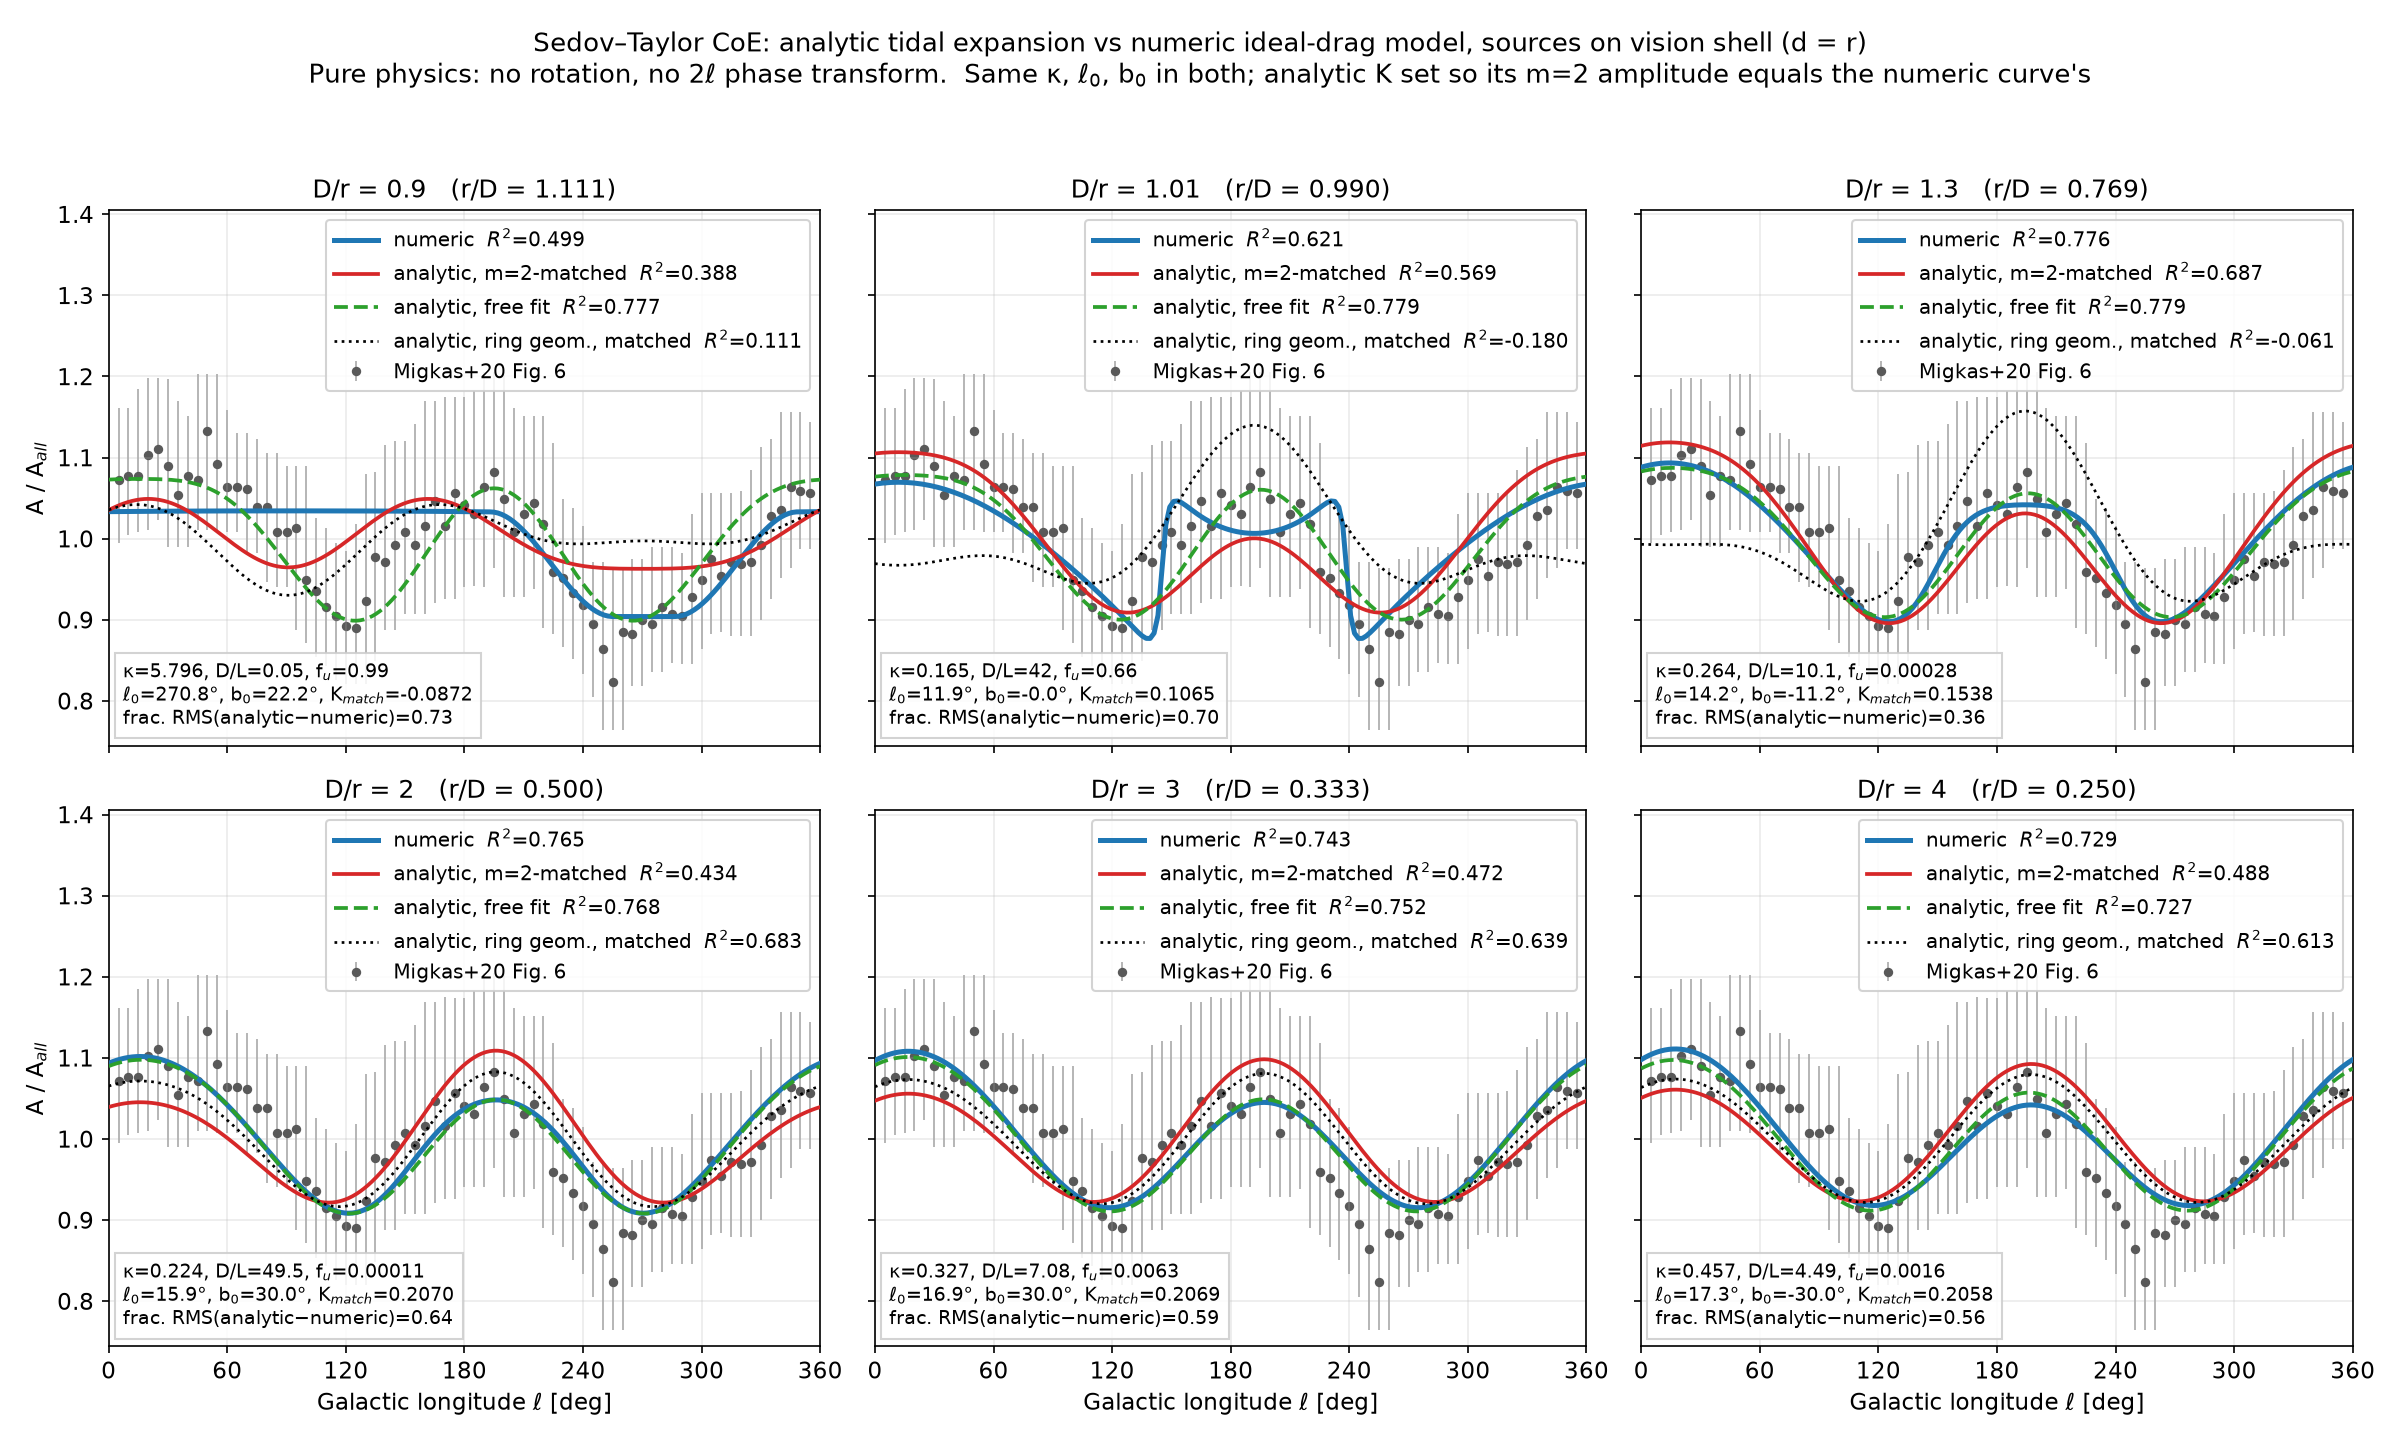

This chart was generated by the following Python code:
#!/usr/bin/env python3
"""Analytic (small r/D tidal expansion) vs NUMERIC (ideal-drag ST + time-integrated Gauss gravity,
exp core + floor, 90-deg sectors) CoE model for Migkas+2020 Fig. 6 A(l), at D/r = 0.9, 1.01, 1.3, 2, 3, 4.
Sources on the vision shell: d = r, eps = r/D = 1/(D/r).  Pure physics: no rotation / 2l phase transforms.

NUMERIC: r2_vs_Dr_density_families.py model (family a_exp_floor, kappa free, non-strict), params from
  R2_vs_Dr_1to10.json (D/r = 2, 3, 4; stored grid r in [0.02, 2] D, 80 pts) and from
  R2_numeric_Dr_0p9_1p01_1p3.json (fresh fits by fit_numeric_Dr_0p9_1p01_1p3.py; r grid [0.001, 2] D, 600 pts).
ANALYTIC: A/A_all = N[1 + K(3mu^2-1) + K eps(9/2 mu - 15/2 mu^3)], mu = n.D_hat (D_hat from CoE to us, same
  sign convention as the numeric code; this is the exact point-mass tidal series to O(eps)),
  mu = cos b cos b0 cos(l-l0) + sin b sin b0, averaged over 90-deg longitude sectors, |b|>20 cut, cos b weight
  (closed-form latitude moments as in papers/A_equals_fourier/solve_v2.py).
  (a) matched: same l0, b0 as numeric; N fixed by mean(A)=1 (numeric curve is mean-renormalised);
      K chosen so the analytic m=2 coefficient along cos 2(l-l0) equals the numeric curve's.
  (b) free: N, K, l0, b0 least-squares fit to the 71 data points at fixed eps.
  (c) diagnostic (table + thin dotted line): same expansion but evaluated in the numeric code's own sky
      geometry (single great circle mu = cos b0 cos(l-l0), same 181-pt 93.5-deg boxcar + renormalisation),
      m=2 matched the same way -> isolates the expansion error from the latitude-averaging difference.
  (d) reference (table only): the numeric H_obs pipeline fed a pure point-mass field u = -c/r^2 (c = 0.02, linear
      regime) at the same l0, b0, vs (c): pure truncation error of the O(eps) series, no profile effects.
      (Verified: -> 0 as eps -> 0, e.g. 0.001 at D/r = 10, b0 = 0, which also confirms the sign convention.)"""
import json, sys, numpy as np
import matplotlib; matplotlib.use("Agg"); import matplotlib.pyplot as plt
from scipy.optimize import least_squares
sys.path.insert(0, "/workspace/cosmology/figures")
import r2_vs_Dr_density_families as M
for f in ("a_exp_floor", "d_pure_exp"): M.FAM[f]["hi"][0] = 300.0
OUT = "/workspace/cosmology/figures/analytic_vs_numeric_Dr"
DRS = [0.9, 1.01, 1.3, 2.0, 3.0, 4.0]
d2r = np.pi / 180
dat = np.genfromtxt(M.CSV, delimiter=",", names=True)
l_d, A_d, elo, ehi = dat["l_deg"], dat["A_over_Aall"], dat["A_err_low"], dat["A_err_high"]
r2 = lambda p: float(1 - np.sum((A_d - p) ** 2) / np.sum((A_d - A_d.mean()) ** 2))

# ---------------- numeric params ----------------
stored = [r for r in json.load(open("/workspace/cosmology/figures/R2_vs_Dr_1to10.json"))["results"]
          if r["family"] == "a_exp_floor" and not r["strict_local_density"]]
new = json.load(open("/workspace/cosmology/figures/R2_numeric_Dr_0p9_1p01_1p3.json"))["results"]
def num_entry(Dr):
    for r in new:
        if abs(r["D_over_r"] - Dr) < 1e-9: return r, (0.001, 600), "fresh fit (R2_numeric_Dr_0p9_1p01_1p3.json)"
    for r in stored:
        if abs(r["D_over_r"] - Dr) < 1e-9: return r, (0.02, 80), "R2_vs_Dr_1to10.json"
    raise KeyError(Dr)

# ---------------- analytic, latitude-averaged closed form ----------------
bc, hp = 20 * d2r, np.pi / 2
Fi = lambda f: f(hp) - f(bc); nrm = Fi(np.sin)
c1 = Fi(lambda b: b / 2 + np.sin(2 * b) / 4) / nrm
c2 = Fi(lambda b: np.sin(b) - np.sin(b) ** 3 / 3) / nrm
c3 = Fi(lambda b: 3 * b / 8 + np.sin(2 * b) / 4 + np.sin(4 * b) / 32) / nrm
s2 = Fi(lambda b: np.sin(b) ** 3 / 3) / nrm
cs2 = Fi(lambda b: b / 8 - np.sin(4 * b) / 32) / nrm
W = {m: np.sin(m * np.pi / 4) / (m * np.pi / 4) for m in (1, 2, 3)}
def coefs(b0):
    a, s0 = np.cos(b0 * d2r), np.sin(b0 * d2r)
    return dict(q0=1.5 * a * a * c2 + 3 * s0 * s0 * s2 - 1, q2=1.5 * a * a * c2 * W[2],
                o1=a * W[1] * (4.5 * c1 - 45 / 8 * a * a * c3 - 22.5 * s0 * s0 * cs2), o3=-15 / 8 * a ** 3 * c3 * W[3])
def A_lat(l, N, K, l0, b0, eps):
    t = coefs(b0); p = (l - l0) * d2r
    return N * (1 + K * (t["q0"] + t["q2"] * np.cos(2 * p)) + K * eps * (t["o1"] * np.cos(p) + t["o3"] * np.cos(3 * p)))
def brute(l, N, K, l0, b0, eps):   # direct 2-D sector average, for a sanity check of the closed form
    bg = np.radians(np.arange(-89.875, 90, 0.25)); bg = bg[np.abs(bg) > bc]
    Lo = np.radians(np.arange(-44.875, 45, 0.25)); B, Lg = np.meshgrid(bg, Lo, indexing="ij"); w = np.cos(B)
    out = []
    for lc in np.atleast_1d(l):
        mu = np.cos(B) * np.cos(b0 * d2r) * np.cos((lc - l0) * d2r + Lg) + np.sin(B) * np.sin(b0 * d2r)
        out.append(np.sum(w * N * (1 + K * (3 * mu ** 2 - 1) + K * eps * (4.5 * mu - 7.5 * mu ** 3))) / w.sum())
    return np.array(out)
_chk = (np.array([0., 47., 200.]), 1.0, 0.07, 30.0, 25.0, 0.8)
assert np.allclose(A_lat(*_chk), brute(*_chk), atol=2e-5), (A_lat(*_chk), brute(*_chk))

# ---------------- analytic in the numeric code's ring geometry (diagnostic) ----------------
def A_ring(K, l0, b0, eps):
    mu = np.cos(b0 * d2r) * np.cos((M.LG - l0) * d2r)
    y = 1 + K * (3 * mu ** 2 - 1) + K * eps * (4.5 * mu - 7.5 * mu ** 3)
    y = y / y.mean(); y = M.boxcar_dl90(y); return y / y.mean()

def c2_along(y, l0):   # m=2 coefficient along cos 2(l-l0) of a curve on M.LG
    return float(2 * np.mean(y * np.cos(2 * (M.LG - l0) * d2r)))

rows, curves = [], {}
for Dr in DRS:
    eps = 1 / Dr
    e, grid, src = num_entry(Dr)
    M.RG_LO, M.NRAD = grid
    AF, kap, kb = M.evaluate("a_exp_floor", eps, np.array(e["x"]))
    l0, b0 = e["x"][1] % 360, e["x"][2]
    num_d = M.at_data(AF); R2n = r2(num_d)
    # (a) matched K
    t = coefs(b0); c2n = c2_along(AF, l0)
    K = c2n / (t["q2"] - c2n * t["q0"]); N = 1 / (1 + K * t["q0"])
    an_fine = A_lat(M.LG, N, K, l0, b0, eps); R2a = r2(A_lat(l_d, N, K, l0, b0, eps))
    assert abs(c2_along(an_fine, l0) - c2n) < 1e-9
    # (c) ring geometry, matched K (1-D root find; m2 of ring curve is monotone in K for small K)
    from scipy.optimize import brentq
    g = lambda k: c2_along(A_ring(k, l0, b0, eps), l0) - c2n
    Kr = brentq(g, -0.3, 0.3) if g(-0.3) * g(0.3) < 0 else np.nan
    ring = A_ring(Kr, l0, b0, eps); R2r = r2(M.at_data(ring))
    rgp = np.linspace(0.001, 2.2, 4000); AFp = M.model_fine(1.0, eps, l0, b0, (rgp, -0.02 / rgp ** 2)); c2p = c2_along(AFp, l0)
    try:
        Kp = brentq(lambda k: c2_along(A_ring(k, l0, b0, eps), l0) - c2p, -0.5, 0.5)
        frac_pm = float(np.sqrt(np.mean((A_ring(Kp, l0, b0, eps) - AFp) ** 2)) / np.std(AFp))
    except ValueError:
        frac_pm = float("nan")
    # (b) free fit
    best = None
    for l0s in np.arange(0, 360, 30):
        for b0s in (-60, -30, 0, 30, 60):
            for Ks in (0.05, -0.05):
                res = least_squares(lambda p: A_lat(l_d, p[0], p[1], p[2], p[3], eps) - A_d, [1, Ks, l0s, b0s],
                                    bounds=([0.5, -2, -720, -90], [1.5, 2, 720, 90]))
                if best is None or res.cost < best.cost: best = res
    Nf, Kf, l0f, b0f = best.x; l0f %= 360
    free_fine = A_lat(M.LG, Nf, Kf, l0f, b0f, eps); R2f = r2(A_lat(l_d, Nf, Kf, l0f, b0f, eps))
    aniso = np.sqrt(np.mean((AF - AF.mean()) ** 2))
    rms_an = np.sqrt(np.mean((an_fine - AF) ** 2)); rms_ring = np.sqrt(np.mean((ring - AF) ** 2))
    # harmonic content of numeric vs analytic (m=1,3 along cos m(l-l0))
    cm = lambda y, m: float(2 * np.mean(y * np.cos(m * (M.LG - l0) * d2r)))
    row = dict(D_over_r=Dr, eps=eps, numeric_source=src, numeric_r_grid=grid,
               kappa=float(kap), D_over_L=e["density"]["D_over_L"], f_u=e["density"]["f_u"], l0_deg=l0, b0_deg=b0,
               R2_numeric=R2n, R2_numeric_stored=e["R2_direct"], R2_analytic_matched=R2a, R2_analytic_free=R2f,
               R2_analytic_ring_matched=R2r,
               K_matched=float(K), N_matched=float(N), K_ring_matched=float(Kr),
               free=dict(N=float(Nf), K=float(Kf), l0_deg=float(l0f), b0_deg=float(b0f)),
               rms_numeric_anisotropy=float(aniso),
               abs_rms_diff_analytic_vs_numeric=float(rms_an), frac_rms_diff_analytic_vs_numeric=float(rms_an / aniso),
               frac_rms_diff_ring_analytic_vs_numeric=float(rms_ring / aniso),
               frac_rms_pointmass_reference_ring=frac_pm,
               numeric_c1_c2_c3=[cm(AF, 1), cm(AF, 2), cm(AF, 3)],
               analytic_matched_c1_c2_c3=[cm(an_fine, 1), cm(an_fine, 2), cm(an_fine, 3)],
               ring_analytic_c1_c2_c3=[cm(ring, 1), cm(ring, 2), cm(ring, 3)])
    rows.append(row); curves[Dr] = (AF.copy(), an_fine, free_fine, ring)

# ---------------- table ----------------
hdr = f"{'D/r':>5} {'eps':>6} {'R2_num':>7} {'R2_anM':>7} {'R2_anF':>7} {'R2_ring':>7} {'fracRMS':>8} {'fracRMS_ring':>12} {'K_match':>8} {'K_free':>7} {'fracRMS_ptmass':>14}"
print(hdr)
for r in rows:
    print(f"{r['D_over_r']:5.2f} {r['eps']:6.3f} {r['R2_numeric']:7.4f} {r['R2_analytic_matched']:7.4f} {r['R2_analytic_free']:7.4f} "
          f"{r['R2_analytic_ring_matched']:7.4f} {r['frac_rms_diff_analytic_vs_numeric']:8.3f} {r['frac_rms_diff_ring_analytic_vs_numeric']:12.3f} "
          f"{r['K_matched']:8.4f} {r['free']['K']:7.4f} {r['frac_rms_pointmass_reference_ring']:14.3f}")
for r in rows:
    print(f"D/r={r['D_over_r']}: l0={r['l0_deg']:.2f} b0={r['b0_deg']:.2f} kappa={r['kappa']:.4f} D/L={r['D_over_L']:.3g} f_u={r['f_u']:.3g} | "
          f"c1,c2,c3 num={np.round(r['numeric_c1_c2_c3'],4)} anM={np.round(r['analytic_matched_c1_c2_c3'],4)} ring={np.round(r['ring_analytic_c1_c2_c3'],4)} | free={ {k: round(v,3) for k,v in r['free'].items()} }")

# ---------------- figure ----------------
plt.rcParams.update({"font.size": 11, "axes.titlesize": 12, "legend.fontsize": 9.5})
fig, axs = plt.subplots(2, 3, figsize=(16, 9.6), sharex=True, sharey=True)
for ax, r in zip(axs.flat, rows):
    Dr = r["D_over_r"]; AF, an, fr, ring = curves[Dr]
    Lp = np.append(M.LG, 360.0); cyc = lambda y: np.append(y, y[0])
    ax.errorbar(l_d, A_d, yerr=[elo, ehi], fmt="o", ms=3.5, color="0.35", ecolor="0.7", elinewidth=0.9, capsize=0,
                zorder=1, label="Migkas+20 Fig. 6")
    ax.plot(Lp, cyc(AF), "-", color="C0", lw=2.4, label=f"numeric  $R^2$={r['R2_numeric']:.3f}", zorder=3)
    ax.plot(Lp, cyc(an), "-", color="C3", lw=1.8, label=f"analytic, m=2-matched  $R^2$={r['R2_analytic_matched']:.3f}", zorder=4)
    ax.plot(Lp, cyc(fr), "--", color="C2", lw=1.8, label=f"analytic, free fit  $R^2$={r['R2_analytic_free']:.3f}", zorder=4)
    ax.plot(Lp, cyc(ring), ":", color="k", lw=1.3, label=f"analytic, ring geom., matched  $R^2$={r['R2_analytic_ring_matched']:.3f}", zorder=5)
    ax.set_title(f"D/r = {Dr:g}   (r/D = {r['eps']:.3f})")
    ax.text(0.02, 0.03, f"κ={r['kappa']:.3f}, D/L={r['D_over_L']:.3g}, f$_u$={r['f_u']:.2g}\n"
                        f"ℓ$_0$={r['l0_deg']:.1f}°, b$_0$={r['b0_deg']:.1f}°, K$_{{match}}$={r['K_matched']:.4f}\n"
                        f"frac. RMS(analytic−numeric)={r['frac_rms_diff_analytic_vs_numeric']:.2f}",
            transform=ax.transAxes, fontsize=9, va="bottom", bbox=dict(fc="white", ec="0.8", alpha=0.85))
    ax.legend(loc="upper right", framealpha=0.85, handlelength=2.2)
    ax.grid(alpha=0.25); ax.set_xlim(0, 360); ax.set_xticks(range(0, 361, 60))
for ax in axs[1]: ax.set_xlabel("Galactic longitude ℓ [deg]")
for ax in axs[:, 0]: ax.set_ylabel("A / A$_{all}$")
lo = min(np.min(A_d - elo), min(np.min(c) for v in curves.values() for c in v)); hi = max(np.max(A_d + ehi), max(np.max(c) for v in curves.values() for c in v))
axs[0, 0].set_ylim(lo - 0.02, hi + 0.2)
fig.suptitle("Sedov–Taylor CoE: analytic tidal expansion vs numeric ideal-drag model, sources on vision shell (d = r)\n"
             "Pure physics: no rotation, no 2ℓ phase transform.  Same κ, ℓ$_0$, b$_0$ in both; analytic K set so its m=2 amplitude equals the numeric curve's",
             fontsize=12.5)
fig.tight_layout(rect=(0, 0, 1, 0.955))
fig.savefig(OUT + ".png", dpi=150); fig.savefig(OUT + ".pdf")
json.dump(dict(doc=__doc__, frac_rms_definition="RMS_l(A_analytic - A_numeric) / RMS_l(A_numeric - mean), over 0-360 on the 181-pt model grid",
               lat_moments=dict(c1=c1, c2=c2, c3=c3, s2=s2, cs2=cs2), rows=rows,
               curves={str(k): dict(l_deg=list(M.LG), numeric=list(v[0]), analytic_matched=list(v[1]), analytic_free=list(v[2]),
                                    analytic_ring_matched=list(v[3])) for k, v in curves.items()}),
          open(OUT + ".json", "w"), indent=1, default=float)
print("saved", OUT + ".png/.pdf/.json")
